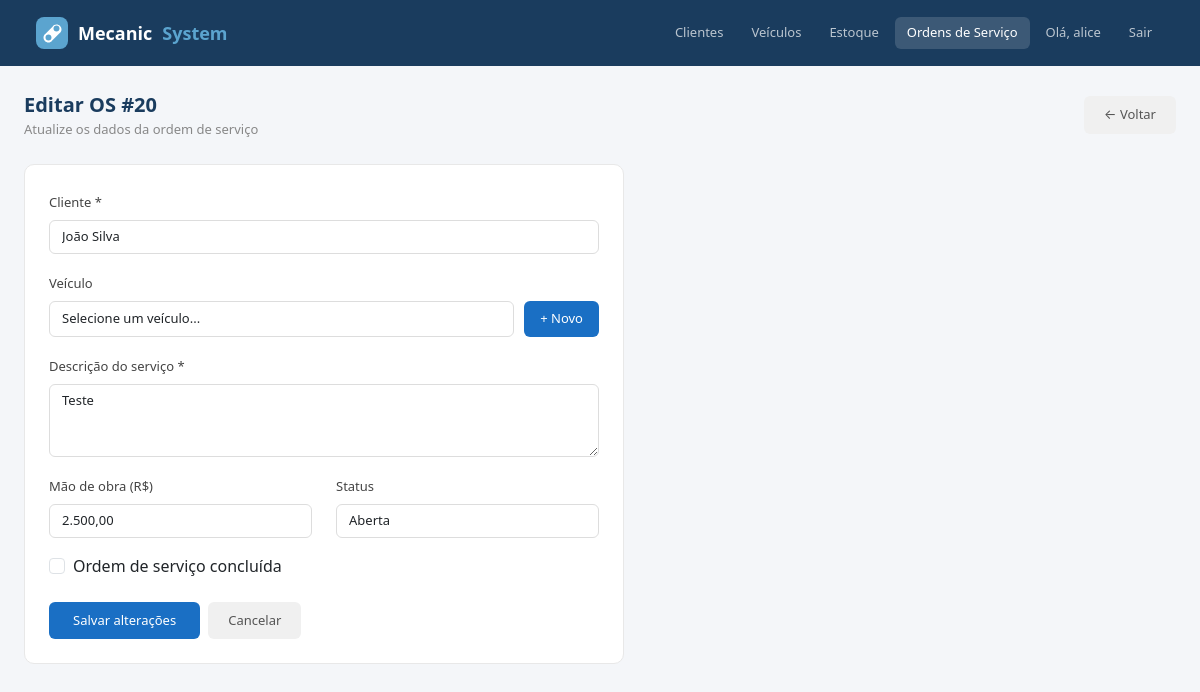
Before: /ordens/editar/20/ (signed in) with the older database file.
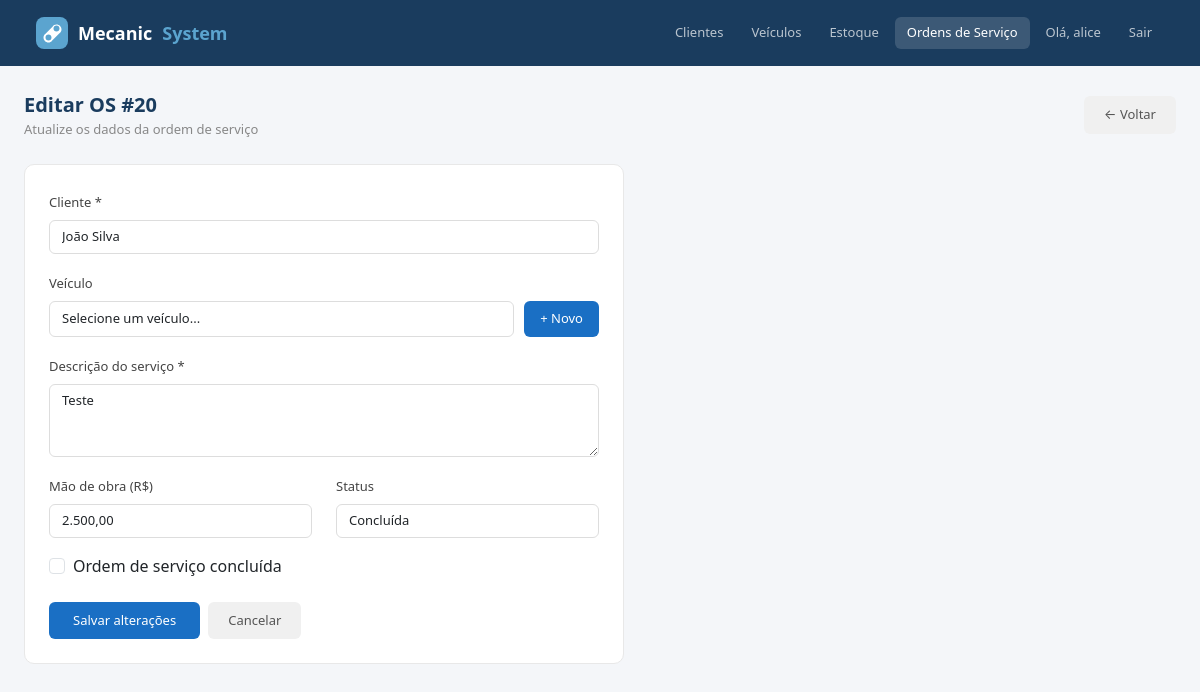
After: the same page with the newer database file.
### ordens/models.py (models this page shows, shortened)
class OrdemServico(models.Model):
    STATUS_CHOICES = [
        ('aberta', 'Aberta'),
        ('em_andamento', 'Em andamento'),
        ('aguardando_peca', 'Aguardando peça'),
        ('concluida', 'Concluída'),
    ]
    cliente = models.ForeignKey(Cliente, on_delete=models.CASCADE)
    veiculo = models.ForeignKey(Veiculo, on_delete=models.SET_NULL, null=True, blank=True)
    data = models.DateField(auto_now_add=True)
    data_conclusao = models.DateField(null=True, blank=True)
    descricao = models.TextField()
    status = models.CharField(max_length=20, choices=STATUS_CHOICES, default='aberta')
    mao_de_obra = models.DecimalField(max_digits=10, decimal_places=2, default=0)
    valor_total = models.DecimalField(max_digits=10, decimal_places=2, default=0)

### clientes/models.py (models this page shows, shortened)
class Cliente(models.Model):
    nome = models.CharField(max_length=100)
    telefone = models.CharField(max_length=20, blank=True)
    email = models.EmailField(blank=True)

### ordens/views.py (the view, shortened to what this page needs)
# urls.py: path('editar/<int:id>/', views.editar_ordem, name='editar_ordem'),
def editar_ordem(request, id):
    ordem = get_object_or_404(OrdemServico, id=id)
    clientes = Cliente.objects.all()
    veiculos = Veiculo.objects.all()
    return render(request, 'ordens/editar.html', {
        'ordem': ordem,
        'clientes': clientes,
        'veiculos': veiculos
    })

### core/templatetags/core_filters.py (called while the page is built)
@register.filter
def br_format(value):
    if value is None or value == '':
        return "0,00"
    try:
        if isinstance(value, str):
            value = float(value.replace(',', '.'))
        locale.setlocale(locale.LC_ALL, 'pt_BR.UTF-8')
        return locale.currency(value, grouping=True, symbol=False).strip()
    except (ValueError, locale.Error):
        try:
            num = float(value)
            return f"{num:,.2f}".replace(',', 'X').replace('.', ',').replace('X', '.')
        except:
            return str(value)

### ordens/templates/ordens/editar.html (shortened to what this page needs)
{% extends "base.html" %}
{% load core_filters %}
{% block nav_ordens %}active{% endblock %}
{% block conteudo %}
<div class="d-flex justify-content-between align-items-center mb-4">
  <div>
    <div class="page-title">Editar OS #{{ ordem.id }}</div>
    <div class="page-sub">Atualize os dados da ordem de serviço</div>
  </div>
  <a href="/ordens/" class="btn-cancelar">← Voltar</a>
</div>
<div class="form-card" style="max-width:600px">
  <form method="post">
    <div class="mb-3">
      <label class="form-label">Cliente *</label>
      <select name="cliente" id="clienteSelect" class="form-control" required onchange="atualizarVeiculos()">
        {% for cliente in clientes %}
          <option value="{{ cliente.id }}" {% if cliente.id == ordem.cliente.id %}selected{% endif %}>{{ cliente.nome }}</option>
        {% endfor %}
      </select>
    </div>
    <div class="mb-3">
      <label class="form-label">Veículo</label>
      <div style="display:flex;gap:10px">
        <select name="veiculo" id="veiculoSelect" class="form-control" onchange="exibirInformacoesVeiculo()">
          <option value="">Selecione um veículo...</option>
        </select>
        <button type="button" class="btn-novo" id="novoVeiculoBtn" style="padding:8px 16px;white-space:nowrap" onclick="abrirModalVeiculo()">+ Novo</button>
      </div>
    </div>
    <div class="mb-3">
      <label class="form-label">Descrição do serviço *</label>
      <textarea name="descricao" class="form-control" rows="3" required>{{ ordem.descricao }}</textarea>
    </div>
    <div class="row">
      <div class="col-md-6 mb-3">
        <label class="form-label">Mão de obra (R$)</label>
        <input type="text" name="mao_de_obra" class="form-control" value="{{ ordem.mao_de_obra|br_format }}">
      </div>
      <div class="col-md-6 mb-3">
        <label class="form-label">Status</label>
        <select name="status" class="form-control">
          <option value="aberta" {% if ordem.status == 'aberta' %}selected{% endif %}>Aberta</option>
          <option value="concluida" {% if ordem.status == 'concluida' %}selected{% endif %}>Concluída</option>
        </select>
      </div>
    </div>
    <div class="mb-3">
      <div class="form-check">
        <input class="form-check-input" type="checkbox" name="concluida" id="concluida" {% if ordem.concluida %}checked{% endif %}>
        <label class="form-check-label" for="concluida">
          Ordem de serviço concluída
        </label>
      </div>
    </div>
    <div class="d-flex gap-2 mt-4">
      <button type="submit" class="btn-salvar">Salvar alterações</button>
      <a href="/ordens/" class="btn-cancelar">Cancelar</a>
    </div>
  </form>
</div>
{% endblock %}

Changed rows visible on the page:
changed OrdemServico "Teste": status "Aberta" → "Concluída"
